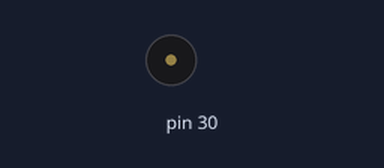
This sketch was run on a simulated Arduino Mega 2560, built with avr-gcc and run on an emulated ATmega2560. Shown: buzzer (waves = sounding).

Above: at 0.75 s.
At 12.9 s:
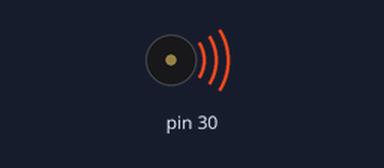
Timing chart, 0 to 14.5 s (numbered marks = the images above):
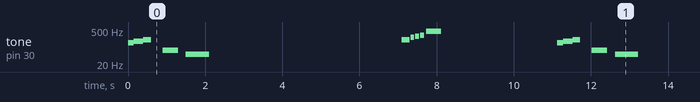

The sketch:

Zene.ino
```cpp
void setup() {
  // put your setup code here, to run once:
  pinMode(30, OUTPUT);
  //noTone(30);

}

void loop() {
  // put your main code here, to run repeatedly:
  // game over
  tone(30, 150, 150);
  delay(150);
  tone(30, 175, 250);
  delay(250);
  tone(30, 200, 200);
  delay(200);
  delay(300);
  tone(30, 75, 400);
  delay(400);
  delay(200);
  tone(30, 50, 600);
  delay(600);
  delay(5000);

  // atmenet
  tone(30, 200, 200);
  delay(200);
  delay(25);
  tone(30, 250, 100);
  delay(100);
  delay(25);
  tone(30, 275, 100);
  delay(100);
  delay(25);
  tone(30, 300, 100);
  delay(100);
  delay(50);
  tone(30, 450, 400);
  delay(400);
  delay(3000);
}
```

Measured:
- by itself, tone on pin 30: repeats every 11.1 s: 175 Hz 0.25 s, 200 Hz 0.20 s, silent 0.30 s, 75 Hz 0.40 s, silent 0.20 s, 50 Hz 0.60 s, silent 5.0 s, 200 Hz 0.20 s, silent 0.03 s, 250 Hz 0.10 s, silent 0.03 s, 275 Hz 0.10 s, silent 0.03 s, 300 Hz 0.10 s, silent 0.05 s, 450 Hz 0.40 s, silent 3.0 s, 150 Hz 0.15 s
